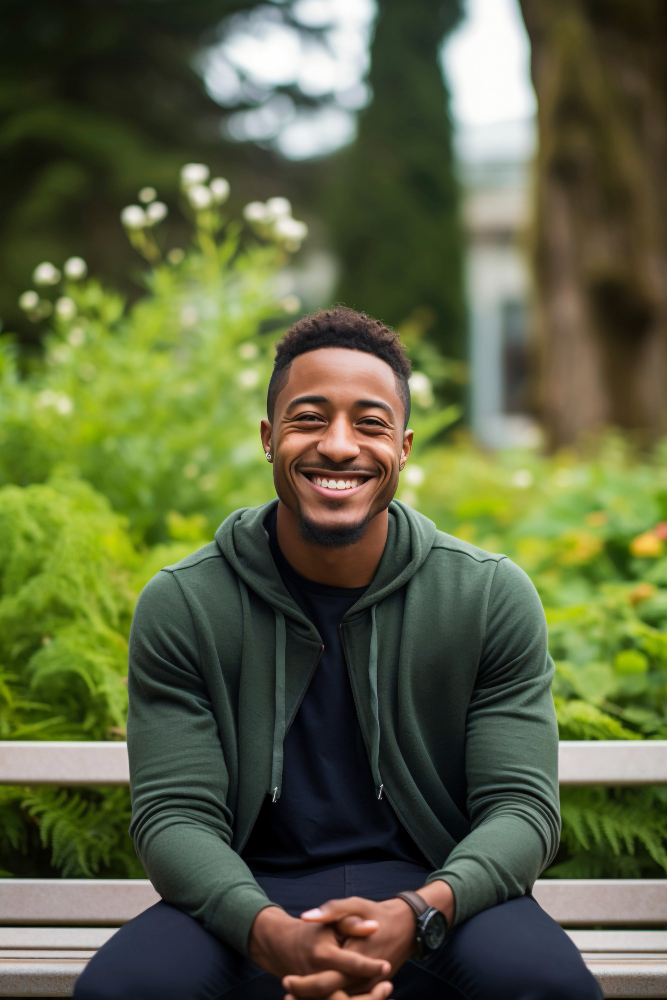
#> input picture image.jpg, 667 x 1000 px
$ python index.py
#> lines starting #> are read from the running program, lines starting #| are printed output that depends on the picture; after the words box and inside, x2 and y2 are one past the last pixel; in counts of white or black regions, pixels touching at a corner belong together
import cv2

# Carregar uma imagem
imagem = cv2.imread('image.jpg')
#> imagem is the input picture: shape (1000, 667, 3); mean B, G, R 65.8, 99.1, 92.3

# Exibir a imagem
cv2.imshow('Janela de Imagem', imagem)
cv2.waitKey(0)
cv2.destroyAllWindows()

# Converter para escala de cinza
cinza = cv2.cvtColor(imagem, cv2.COLOR_BGR2GRAY)
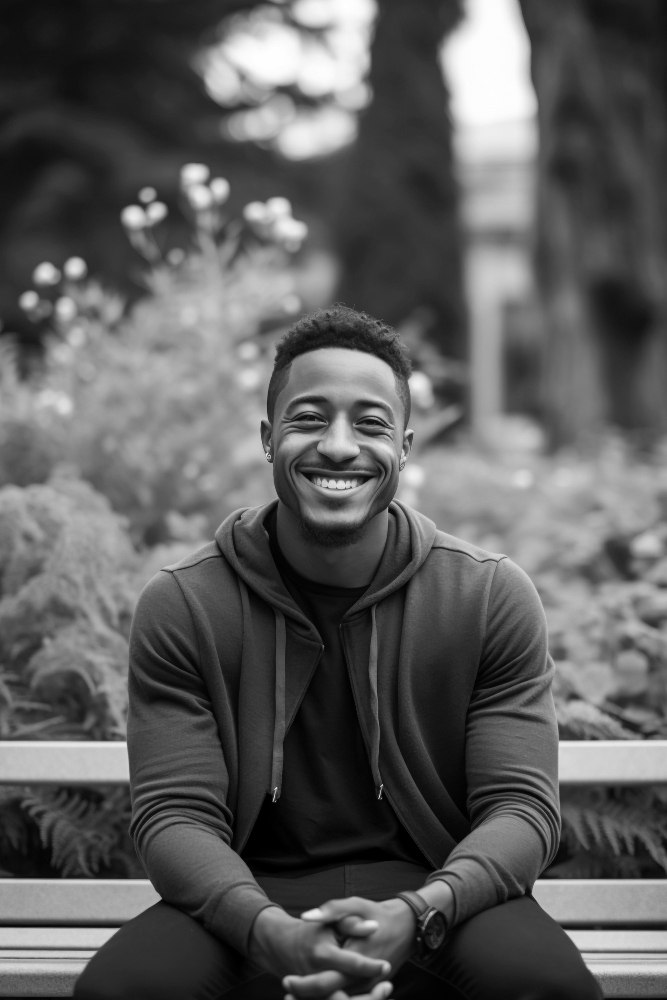
#> cinza: shape (1000, 667); min 0, max 255, mean 93.3
cv2.imshow('Escala de Cinza', cinza)
cv2.waitKey(0)

# Desfocar uma imagem
desfocada = cv2.GaussianBlur(cinza, (7, 7), 0)
cv2.imshow('Imagem Desfocada', desfocada)
cv2.waitKey(0)

# Detecção de bordas Canny
bordas = cv2.Canny(imagem, 100, 200)
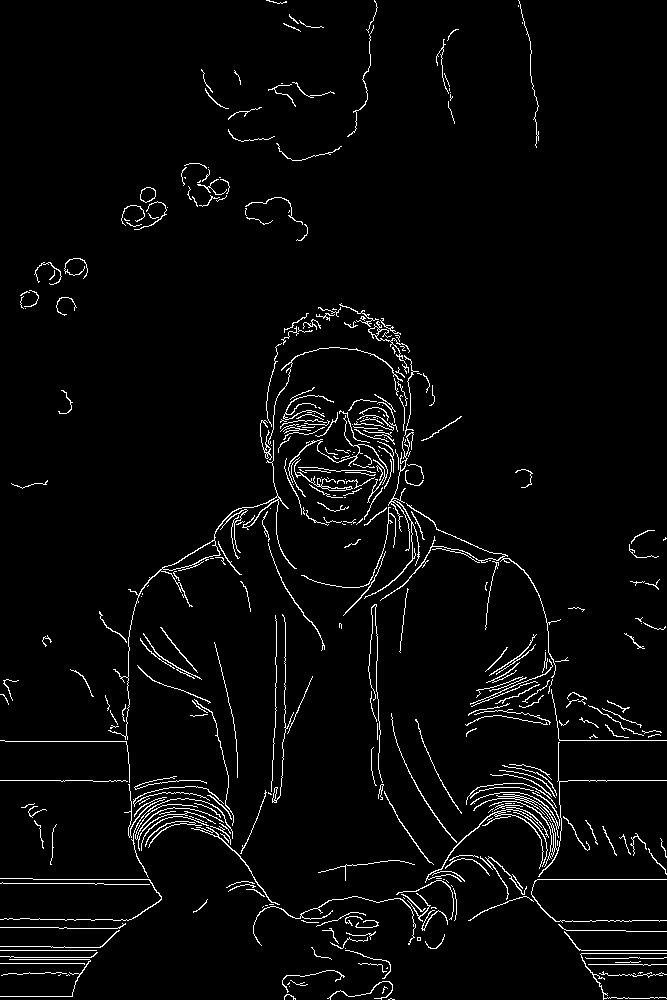
#> bordas: shape (1000, 667); 3.3% white in thin lines or dots
cv2.imshow('Detecção de Bordas', bordas)
cv2.waitKey(0)

classificador = cv2.CascadeClassifier(cv2.data.haarcascades + 'haarcascade_frontalface_default.xml')

rostos = classificador.detectMultiScale(cinza, 1.2, 4)
#> rostos = [[251, 351, 176, 176]]
for (x, y, w, h) in rostos:
    cv2.rectangle(imagem, (x, y), (x+w, y+h), (255, 0, 0), 2)
#> this loop made 1 pass
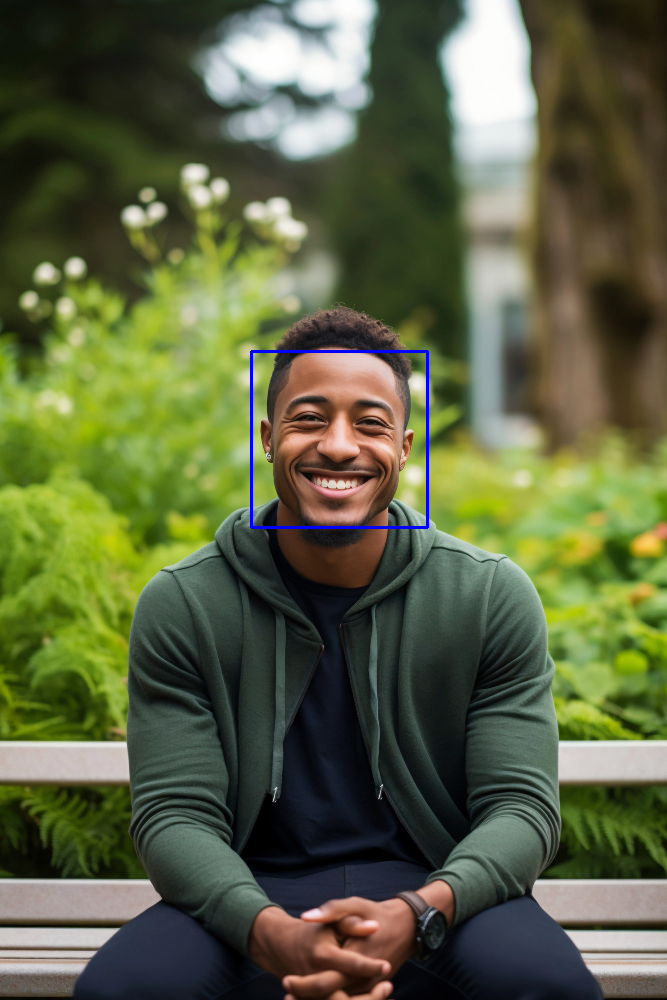
#> imagem: shape (1000, 667, 3); 0.32% of pixels changed, all inside (x1, y1, x2, y2) = (250, 350, 429, 529)

cv2.imshow('Detecção de Rostos', imagem)
cv2.waitKey(0)
